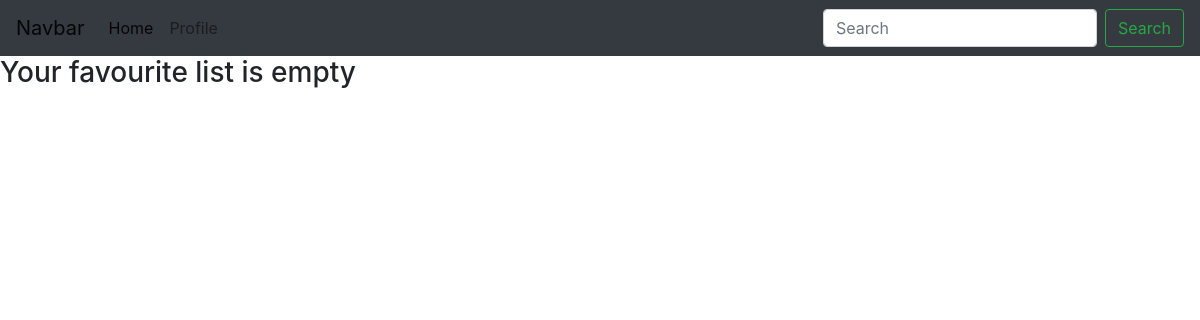
Before: /favourite_reports (signed in) with the older database file.
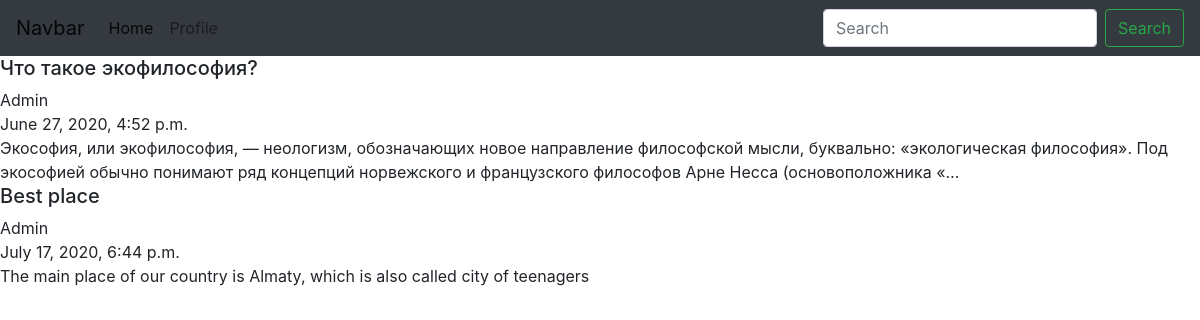
After: the same page with the newer database file.
### Obrazovanie/models.py (models this page shows, shortened)
class Report(models.Model):
    author = models.ForeignKey(User, on_delete=models.CASCADE, null=True)
    title = models.CharField(max_length=120)
    header = models.TextField(blank=True, null=True)
    genre = models.ForeignKey(Genre, on_delete=models.CASCADE, blank=True, null=True)
    body = models.TextField(blank=True, null=True)
    wrote_date = models.DateTimeField(default=timezone.now)
    likes = models.ManyToManyField(User, related_name='likes', blank=True)
    moderation = models.BooleanField("Проверено", default=False)
    favourite = models.ManyToManyField(User, related_name='favourite', blank=True)

### Obrazovanie/views.py (the view)
# urls.py: path('favourite_reports', favourite_report_list, name='favourite_report_list_url')
def favourite_report_list(request):
    user = request.user
    favourite_report = user.favourite.all()
    context = {
        'favourite_report': favourite_report
    }
    return render(request, 'obrazovanie/favourite_report_list.html', context)

### Obrazovanie/templates/obrazovanie/favourite_report_list.html (shortened to what this page needs)
{% extends 'base.html' %}
{% block content %}
  {% for report in favourite_report %}
  <a style="text-decoration:none; color:inherit;" href="{% url 'report_detail_url' id=report.id %}">
    <div class="">
      <h5>{{ report.title }}</h5>
      {{ report.author }}
      <div class="">
        {{ report.wrote_date }}
      </div>
      <div class="">
        {{ report.body|truncatechars:240 }}
      </div>
    </div>
  </a>
  {% empty %}
  <h3>Your favourite list is empty</h3>
  {% endfor %}
{% endblock %}

Changed rows visible on the page:
now on this page (row unchanged): Report: title "Что такое экофилософия?", author "Admin", wrote_date "June 27, 2020, 4:52 p.m.", body "Экософия, или экофилософия, — неологизм, обозначающих новое направление философской мысли, буквально: «экологическая философия». Под экософией обычно понимают ряд концепций норвежского и французского философов Арне Несса (основоположника «…"
added Report: title "Best place", author "Admin", wrote_date "July 17, 2020, 6:44 p.m.", body "The main place of our country is Almaty, which is also called city of teenagers"
Other visible differences:
text no longer shown: "Your favourite list is empty"
